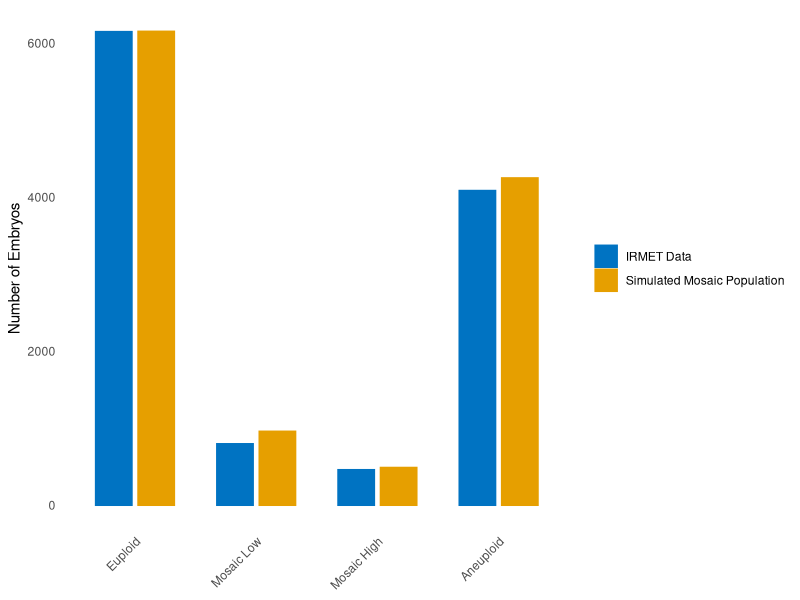
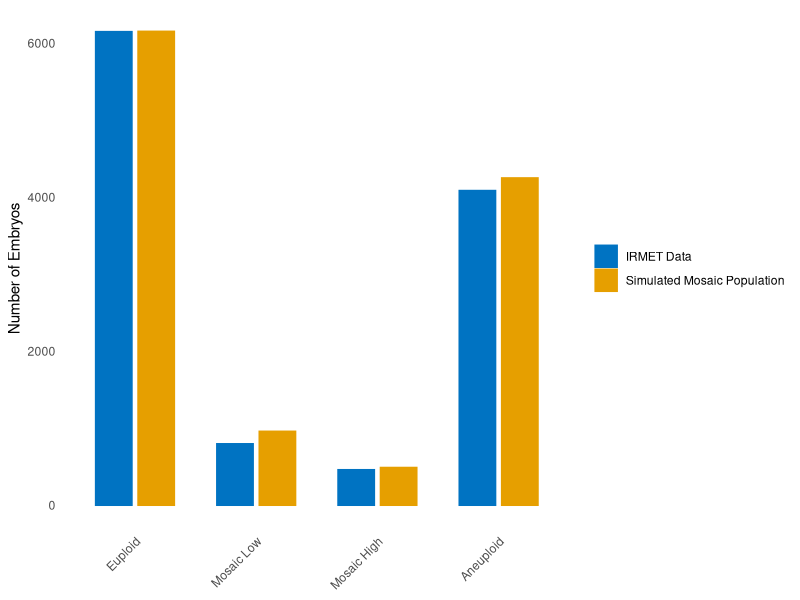

Generate these figures, in order, with R:
# Load required packages
library(ggplot2)
library(dplyr)

# Create the data frame for the biopsy outcomes
data_biopsy <- data.frame(
  Class = c("Euploid", "Mosaic Low", "Mosaic High", "Aneuploid"),
  Outcome = c(6156, 961, 491, 4252),
  Source = "Simulated Mosaic Population"
)

data_irmet <- data.frame(
  Class = c("Euploid", "Mosaic Low", "Mosaic High", "Aneuploid"),
  Outcome = c(6152, 799, 462, 4088),
  Source = "IRMET Data"
)

# Combine the data into one data frame
data_combined <- bind_rows(data_biopsy, data_irmet)

# Ensure Class is a factor with specified levels
data_combined <- data_combined %>%
  mutate(Class = factor(Class, levels = c("Euploid", "Mosaic Low", "Mosaic High", "Aneuploid")))

# Create the plot
plot1 <- ggplot(data_combined, aes(x = Class, y = Outcome, fill = Source, color = Source)) +
  geom_bar(stat = "identity", position = position_dodge(width = 0.7), width = 0.6) +
  labs(
    x = NULL,           # Remove x-axis label
    y = "Number of Embryos",
    title = NULL        # Remove title
  ) +
  scale_fill_manual(values = c("Simulated Mosaic Population" = "#E69F00", "IRMET Data" = "#0073C2FF")) +
  scale_color_manual(values = c("Simulated Mosaic Population" = "#E69F00", "IRMET Data" = "#0073C2FF")) +
  theme_minimal() +
  theme(
    panel.grid.major = element_blank(),
    panel.grid.minor = element_blank(),
    axis.text.x = element_text(angle = 45, hjust = 1),  # Rotate x-axis labels for readability
    legend.title = element_blank()  # Remove legend title
  )

# Print the plot
print(plot1)

# Save the plot
ggsave("biopsy_vs_irmet_plot_FINAL.png", plot = plot1, width = 6.7, height = 6.7, dpi = 300, bg = "white")

